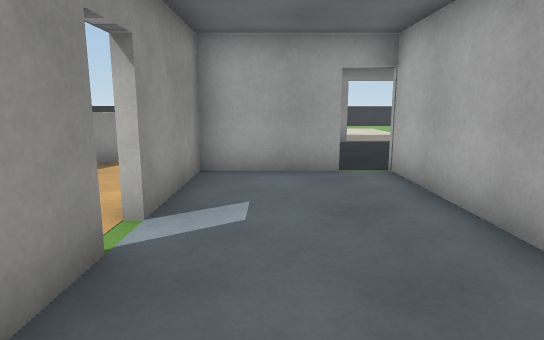
[1] (above)

23 first-person views from a walk through a 3-D level made in the Unity game engine. The camera is 1.3 m above the floor, tilts 10° down and sees 75° across. The floor is counted in squares, 1 m on a side. Each view is taken from the middle of a square. On the plan, view 1 faces up. The plan holds only what a view shows up to about 15 squares ahead; the rest is blank. The player is left out. Surface patterns are stand-ins for the level's own textures.

[2]
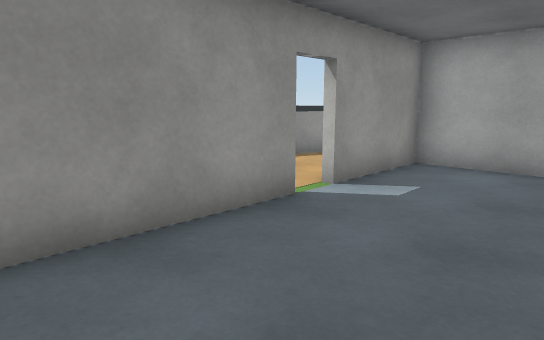

[3]
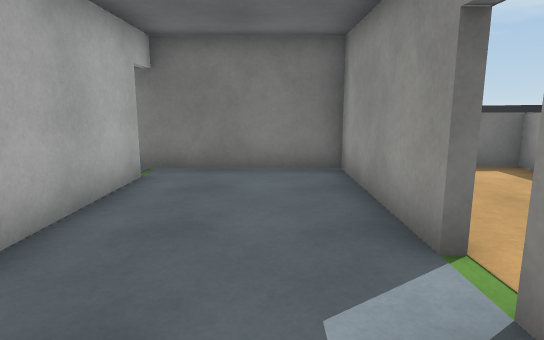

[4]
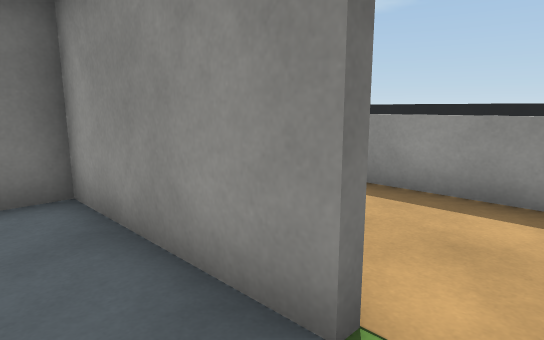

[5]
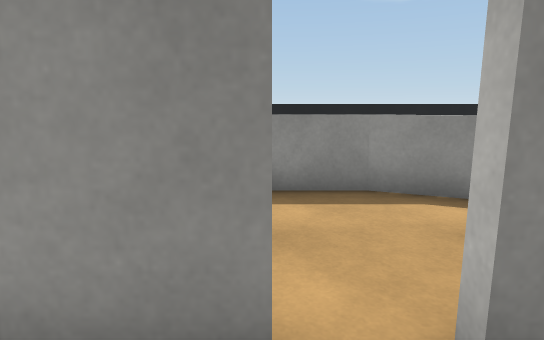

[6]
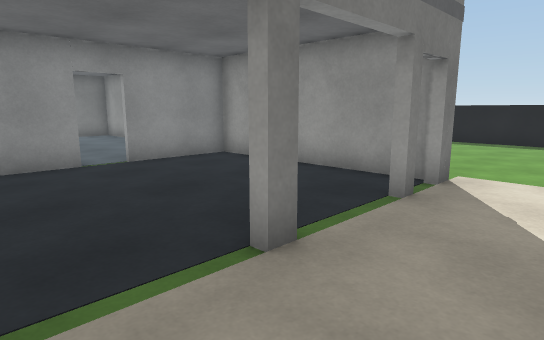

[7]
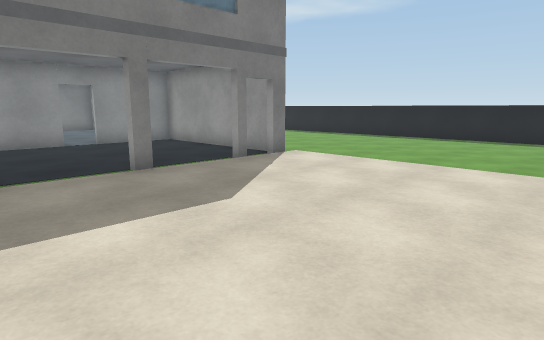

[8]
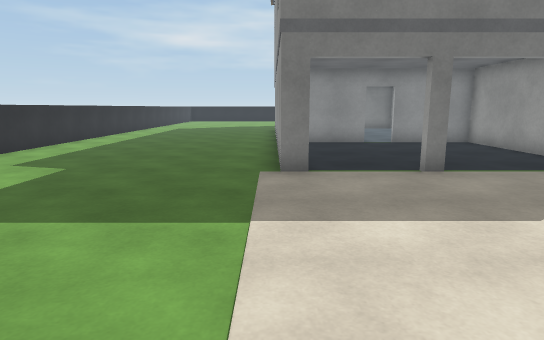

[9]
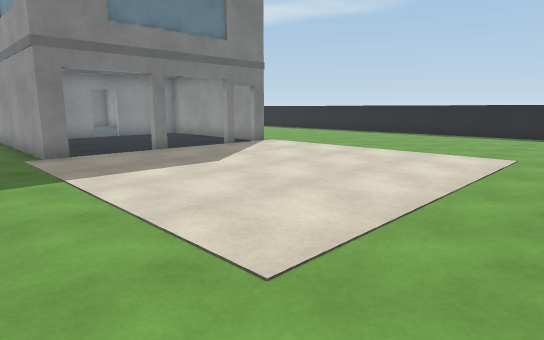

[10]
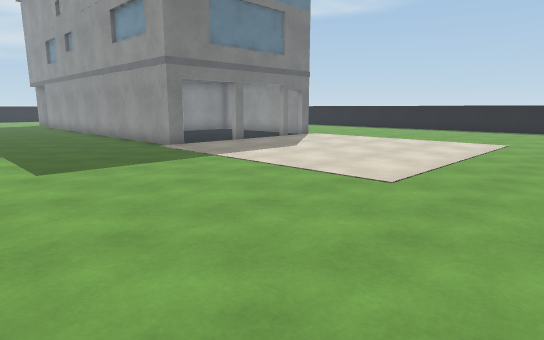

[11]
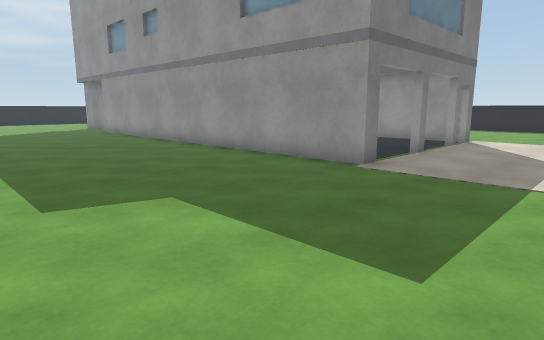

[12]
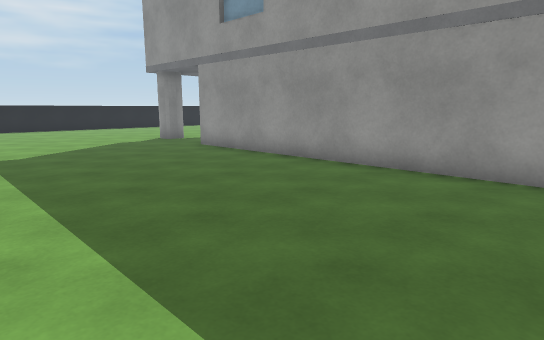

[13]
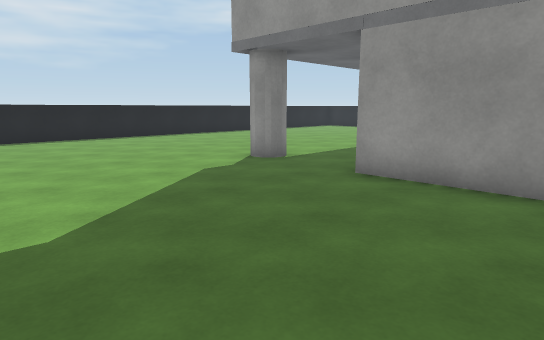

[14]
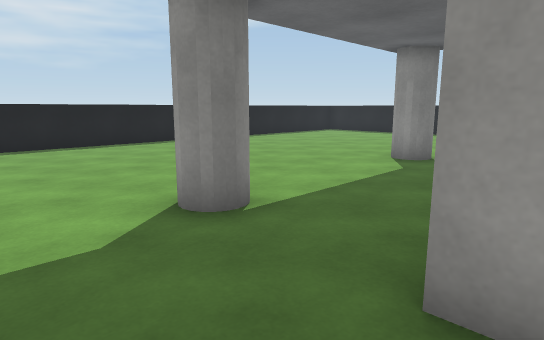

[15]
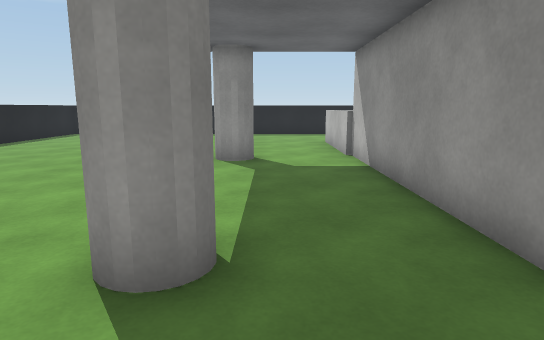

[16]
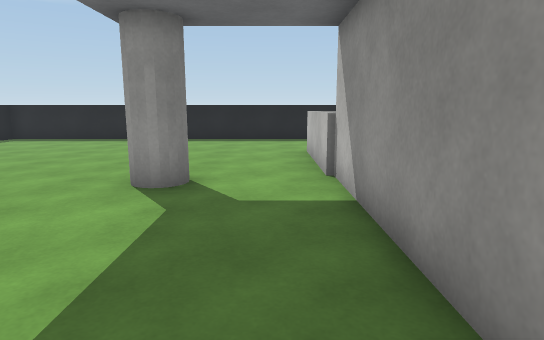

[17]
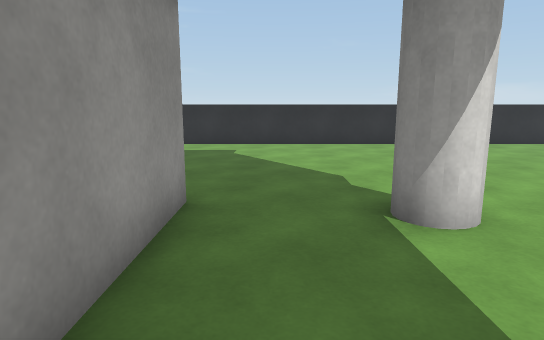

[18]
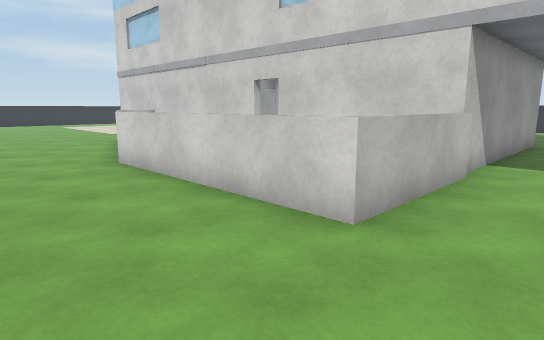

[19]
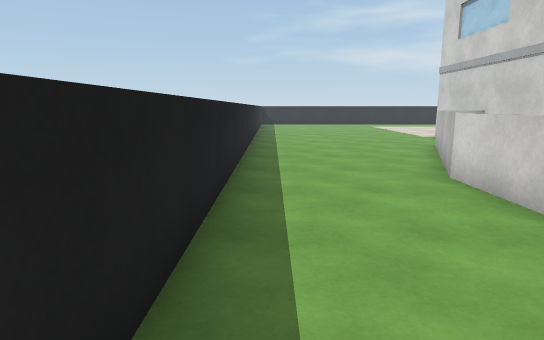

[20]
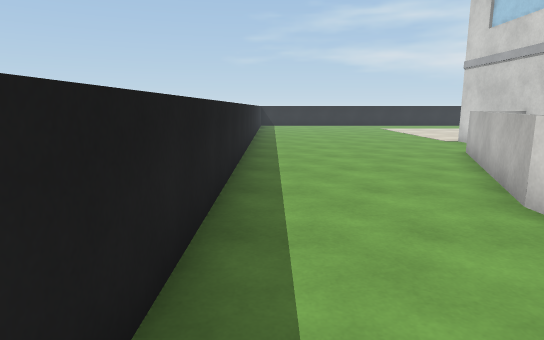

[21]
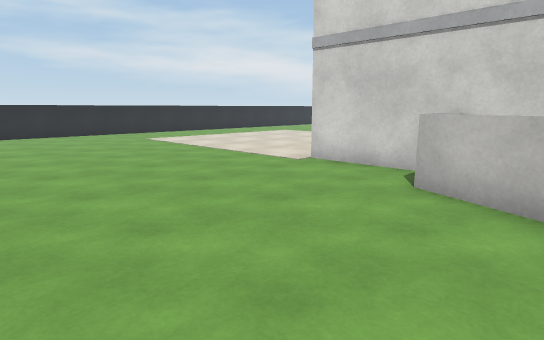

[22]
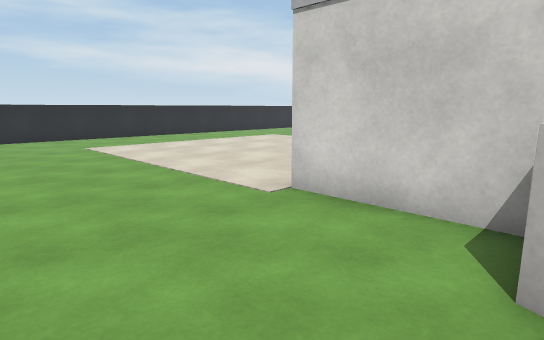

[23]
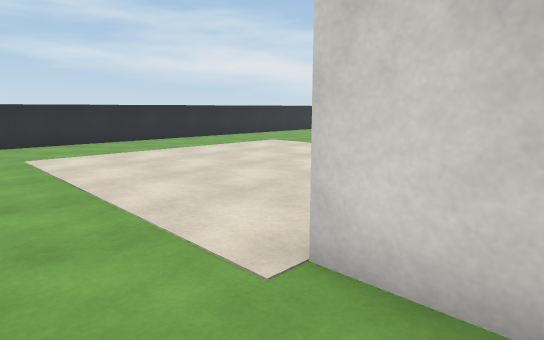

### Floor plan
Points are (right, up) in squares from view 1. A wall is a line through its corners. A room is listed if a view was taken in it or the views show most of it. See-through windows are left out.
Room 1 (views 1, 2, 3, 4, 5)
walls: (-1.5, 3.1) (-1.5, -1.5) (2.9, -1.5); (-1.5, 7) (-1.5, 4); (2.5, -0.8) (2.5, 6.5); (1.5, 7.3) (-1.5, 7.3)
ways out: opening at (2, 7) to room 2; opening at (3.5, -1); gap at (-2, 3.5)
Room 2 (views 6, 7, 8, 9, 10, 11, 12, 13, 14, 15, 16, 17, 18, 19, 20, 21, 22, 23)
walls: (2.5, 6.5) (2.5, 7.5) (4.6, 7.5); (-1.6, 7.5) (1.5, 7.5); (-1.7, 9.1) (-1.7, 13.8) (-1.2, 13.8); (2.4, 13.8) (2.9, 13.8); (-0.4, 13.8) (0.1, 13.8); (-1.5, 13.5) (-1.5, 7); (5.1, 13.8) (5.8, 13.8) (5.8, -1.8) (-5.6, -1.8) (-5.6, 4.5) (-3.2, 10.5); (13.8, 5.8) (13.8, 10.9); (13.8, -7.5) (13.8, 0.2); (-9.8, 21.6) (-9.8, -13.8) (-9, -13.8); (3.8, 25.8) (-6.6, 25.8); (0.6, -13.8) (10, -13.8); (-7.2, -13.8) (-4.8, -13.8); (13.8, -12.9) (13.8, -10.8)
ways out: opening at (2, 7) to room 1
objects: other object (-2, -5) to (-1, -5); other object (5, -5) to (6, -5)

Where each view was taken, in squares from view 1:
view 1: 0 up, 0 right, facing up
view 2: 1 down, 2 right, facing up-left
view 3: 6 up, 0 right, facing down
view 4: 4 up, 0 right, facing down-left
view 5: 3 up, 0 right, facing left
view 6: 16 up, 5 right, facing down-left
view 7: 21 up, 6 right, facing down-left
view 8: 21 up, 6 right, facing down
view 9: 24 up, 8 right, facing down-left
view 10: 25 up, 12 right, facing down-left
view 11: 18 up, 13 right, facing down-left
view 12: 9 up, 13 right, facing down-left
view 13: 2 up, 12 right, facing down-left
view 14: 1 down, 8 right, facing down-left
view 15: 4 down, 8 right, facing left
view 16: 3 down, 5 right, facing left
view 17: 3 down, 1 right, facing right
view 18: 4 down, 9 left, facing up-right
view 19: 2 down, 9 left, facing up
view 20: 0 up, 9 left, facing up
view 21: 8 up, 9 left, facing up-right
view 22: 10 up, 6 left, facing up-right
view 23: 12 up, 4 left, facing up-right
